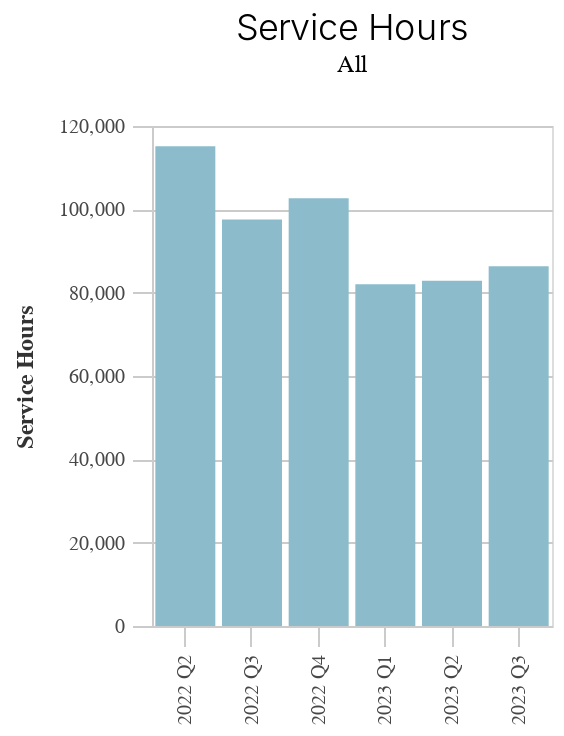

Notebook source saved alongside this figure:
### Code cell
s2

### Figure 1 — Vega-Lite specification as saved in the notebook (floating-point values rounded to 4 significant figures)
{"config": {"view": {"continuousWidth": 300, "continuousHeight": 300}, "axis": {"domainColor": "#cbcbcb", "grid": true, "gridColor": "#cbcbcb", "gridWidth": 1, "labelColor": "#474747", "labelFont": "Nunito Sans", "labelFontSize": 10, "labelPadding": 4, "tickColor": "#cbcbcb", "tickSize": 10, "titleColor": "#333", "titleFont": "Raleway", "titleFontSize": 12, "titlePadding": 10}, "axisBand": {"grid": false}, "background": "white", "font": "Raleway", "header": {"labelFont": "Nunito Sans", "titleFont": "Raleway"}, "legend": {"labelColor": "#333", "labelFont": "Nunito Sans", "labelFontSize": 11, "labelLimit": 0, "padding": 1, "symbolSize": 30, "symbolType": "square", "titleColor": "#333", "titleFont": "Raleway", "titleFontSize": 14, "titlePadding": 10}, "title": {"anchor": "middle", "font": "Raleway", "fontSize": 18, "fontWeight": 300, "offset": 20}}, "hconcat": [{"mark": {"type": "bar"}, "encoding": {"color": {"value": "#8CBCCB"}, "tooltip": [{"field": "year", "type": "quantitative"}, {"field": "quarter", "type": "nominal"}, {"field": "year_quarter", "type": "nominal"}, {"field": "variable", "type": "nominal"}, {"field": "category", "type": "nominal"}, {"field": "value", "type": "quantitative"}], "x": {"field": "year_quarter", "title": null, "type": "ordinal"}, "y": {"field": "value", "title": "Service Hours", "type": "quantitative"}}, "height": 250, "name": "view_2", "title": {"text": "Service Hours", "subtitle": "All"}, "width": 200}], "data": {"name": "data-c449737837f88ffbc11efe9f37eee09f"}, "params": [{"name": "param_2", "select": {"type": "interval", "encodings": ["x", "y"]}, "bind": "scales", "views": ["view_2"]}], "resolve": {"scale": {"y": "independent"}}, "spacing": 0, "$schema": "https://vega.github.io/schema/vega-lite/v5.8.0.json", "datasets": {"data-c449737837f88ffbc11efe9f37eee09f": [{"year_quarter": "2022 Q2", "service_date": "2022-05-04", "year": 2022, "quarter": "Q2", "category": "All", "variable": "service_hours", "value": 115100.0}, {"year_quarter": "2022 Q3", "service_date": "2022-08-17", "year": 2022, "quarter": "Q3", "category": "All", "variable": "service_hours", "value": 97560.0}, {"year_quarter": "2022 Q4", "service_date": "2022-10-12", "year": 2022, "quarter": "Q4", "category": "All", "variable": "service_hours", "value": 102700.0}, {"year_quarter": "2023 Q1", "service_date": "2023-01-18", "year": 2023, "quarter": "Q1", "category": "All", "variable": "service_hours", "value": 82040.0}, {"year_quarter": "2023 Q2", "service_date": "2023-04-12", "year": 2023, "quarter": "Q2", "category": "All", "variable": "service_hours", "value": 82860.0}, {"year_quarter": "2023 Q3", "service_date": "2023-07-12", "year": 2023, "quarter": "Q3", "category": "All", "variable": "service_hours", "value": 86350.0}]}}
